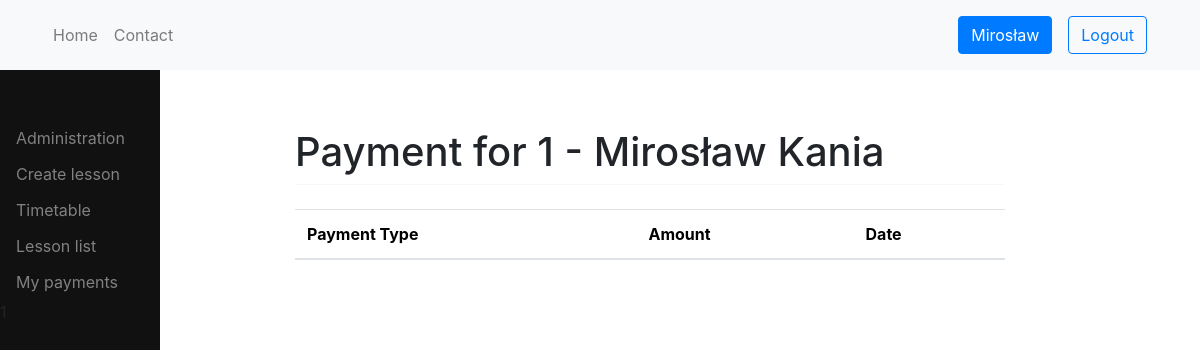
The page /billing/1/payment/ (signed in) on the database as committed earlier.
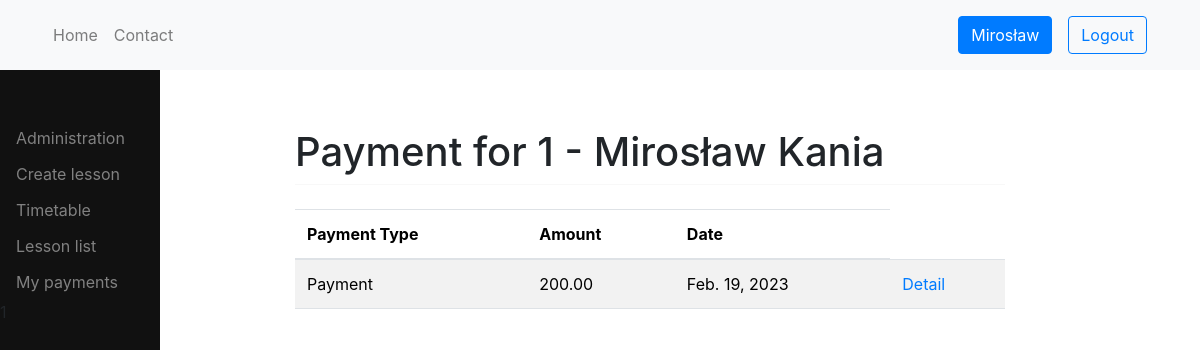
The same page on the database as committed later.
### billing/models.py (models this page shows, shortened)
class Billing(models.Model):
    date = models.DateField(auto_now_add=True)
    student = models.ForeignKey(Student, on_delete=models.CASCADE, blank=True, null=True)
    teacher = models.ForeignKey(Teacher, on_delete=models.CASCADE, blank=True, null=True)
    description = models.CharField(max_length=255, blank=True, null=True)
    amount = models.DecimalField(max_digits=10, decimal_places=2)
    is_paid = models.BooleanField(default=False)
    PAYMENT = 'Payment'
    BILL = 'Bill'
    TYP_CHOICES = [
        (PAYMENT, 'Payment'),
        (BILL, 'Bill'),
    ]
    typ = models.CharField(choices=TYP_CHOICES, max_length=10)
    class Meta:
        ordering = ['-date']

### billing/views.py (the view)
# urls.py: path('<int:user_id>/payment/', payment, name='payment'),
@login_required
def payment(request, user_id):
    teacher = get_object_or_404(Teacher, user_id=user_id)
    pay = Billing.objects.filter(teacher=teacher)
    return render(request, 'payment.html', {'teacher': teacher, 'payment': pay})

### logbook/templatetags/auth_extras.py (called while the page is built)
@register.filter(name='has_group')
def has_group(user, group_name):
    group = Group.objects.get(name=group_name)
    return True if group in user.groups.all() else False

### users/models.py (called while the page is built)
    def __str__(self):
        return f'{self.id} - {self.first_name} {self.last_name}'

    def __str__(self):
        return f'{self.user}'

### billing/templates/payment.html
{% extends 'base.html' %}
{% block content %}
    <h1 class="mt-2">Payment for {{ teacher }}</h1>
	<hr class="mt-0 mb-4">
  <table class="table table-striped">
    <thead>
      <tr>
        <th>Payment Type</th>
        <th>Amount</th>
        <th>Date</th>
      </tr>
    </thead>
    <tbody>
      {% for pay in payment %}
        <tr>
          <td>{{ pay.typ }}</td>
          <td>{{ pay.amount }}</td>
          <td>{{ pay.date }}</td>
            <td><a href="{% url 'billing:payment-detail' pay.id %}">Detail</a></td>
        </tr>
      {% endfor %}
    </tbody>
  </table>
{% endblock %}

Rows that differ between the two databases and show on the page:
added Billing: typ "Payment", amount "200.00", date "Feb. 19, 2023"
